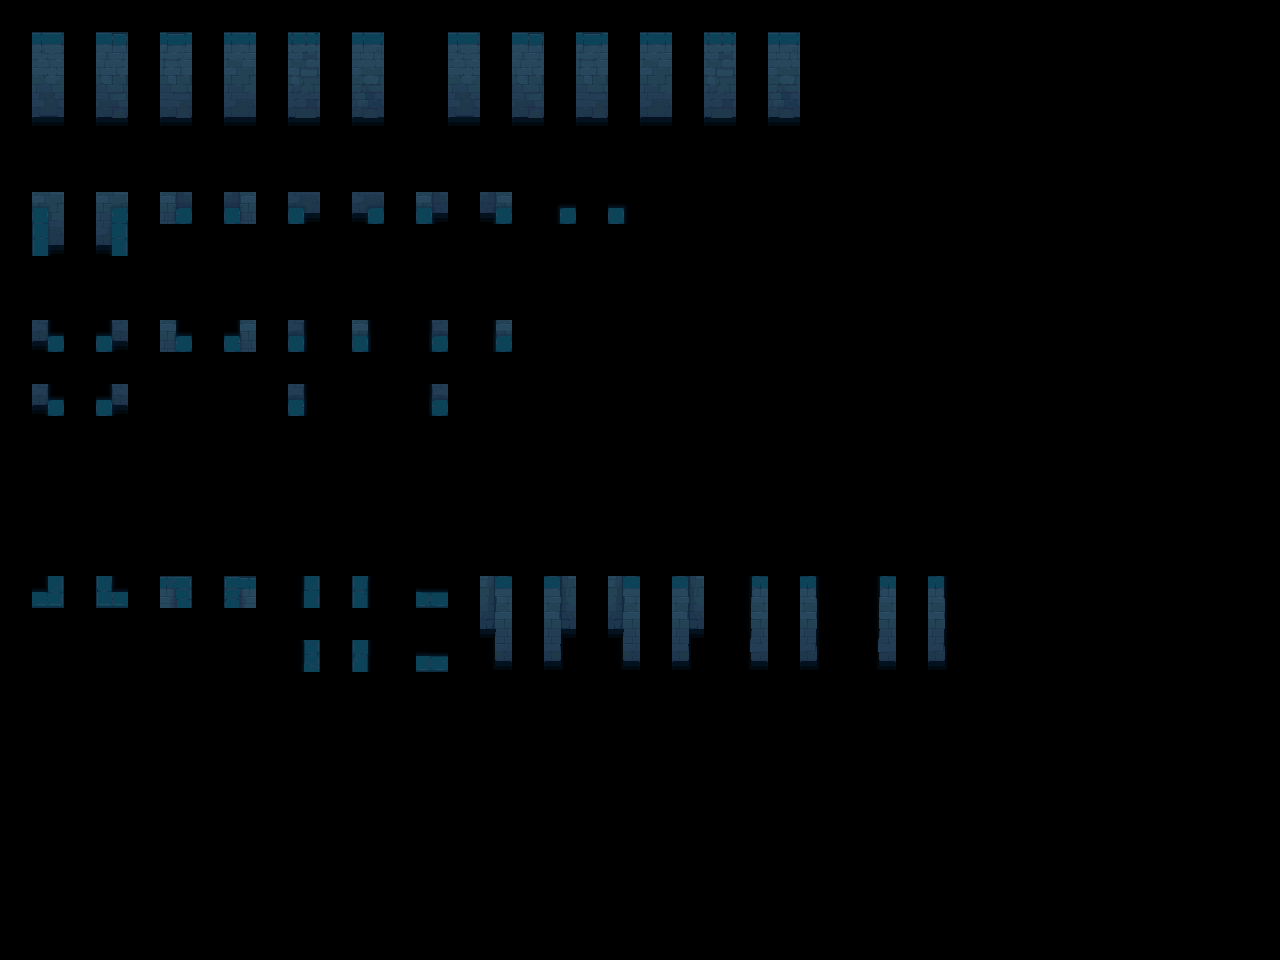

This game map was drawn from its Tiled (.tmx) file and the tilesets committed beside it. A one-line description and the full map source follow:
An orthogonal 40x30 tile map with 32x32 px tiles, 2 tile layers (input_wall-1-2-3, output_wall-1-2-3) and 5 objects.

<map version="1.10" tiledversion="1.11.0" orientation="orthogonal" renderorder="right-down" width="40" height="30" tilewidth="32" tileheight="32" infinite="0" nextlayerid="4" nextobjectid="7">
 <properties>
  <property name="MatchInOrder" type="bool" value="true" />
 </properties>
 <tileset firstgid="1" source="../wall 2.tsx" />
 <layer id="1" name="input_wall-1-2-3" width="40" height="30" opacity="0.83">
  <data encoding="csv">
0,0,0,0,0,0,0,0,0,0,0,0,0,0,0,0,0,0,0,0,0,0,0,0,0,0,0,0,0,0,0,0,0,0,0,0,0,0,0,0,
0,67,0,67,0,67,0,67,0,67,0,67,0,0,67,0,67,0,67,0,67,0,67,0,67,0,0,0,0,0,0,0,0,0,0,0,0,0,0,0,
0,83,0,83,0,83,0,83,0,83,0,83,0,0,83,0,83,0,83,0,83,0,83,0,83,0,0,0,0,0,0,0,0,0,0,0,0,0,0,0,
0,99,0,99,0,99,0,99,0,99,0,99,0,0,99,0,99,0,99,0,99,0,99,0,99,0,0,0,0,0,0,0,0,0,0,0,0,0,0,0,
0,0,0,0,0,0,0,0,0,0,0,0,0,0,0,0,0,0,0,0,0,0,0,0,0,0,0,0,0,0,0,0,0,0,0,0,0,0,0,0,
0,0,0,0,0,0,0,0,0,0,0,0,0,0,0,0,0,0,0,0,0,0,0,0,0,0,0,0,0,0,0,0,0,0,0,0,0,0,0,0,
0,6,0,8,0,12,0,44,0,38,0,40,0,58,0,74,0,17,0,21,0,0,0,0,0,0,0,0,0,0,0,0,0,0,0,0,0,0,0,0,
0,22,0,24,0,0,0,0,0,0,0,0,0,0,0,0,0,0,0,0,0,0,0,0,0,0,0,0,0,0,0,0,0,0,0,0,0,0,0,0,
0,0,0,0,0,0,0,0,0,0,0,0,0,0,0,0,0,0,0,0,0,0,0,0,0,0,0,0,0,0,0,0,0,0,0,0,0,0,0,0,
0,0,0,0,0,0,0,0,0,0,0,0,0,0,0,0,0,0,0,0,0,0,0,0,0,0,0,0,0,0,0,0,0,0,0,0,0,0,0,0,
0,76,0,108,0,109,0,125,0,102,0,118,0,104,0,120,0,0,0,0,0,0,0,0,0,0,0,0,0,0,0,0,0,0,0,0,0,0,0,0,
0,0,0,0,0,0,0,0,0,0,0,0,0,0,0,0,0,0,0,0,0,0,0,0,0,0,0,0,0,0,0,0,0,0,0,0,0,0,0,0,
0,30,0,29,0,0,0,0,0,13,0,0,0,15,0,0,0,0,0,0,0,0,0,0,0,0,0,0,0,0,0,0,0,0,0,0,0,0,0,0,
0,0,0,0,0,0,0,0,0,0,0,0,0,0,0,0,0,0,0,0,0,0,0,0,0,0,0,0,0,0,0,0,0,0,0,0,0,0,0,0,
0,0,0,0,0,0,0,0,0,0,0,0,0,0,0,0,0,0,0,0,0,0,0,0,0,0,0,0,0,0,0,0,0,0,0,0,0,0,0,0,
0,0,0,0,0,0,0,0,0,0,0,0,0,0,0,0,0,0,0,0,0,0,0,0,0,0,0,0,0,0,0,0,0,0,0,0,0,0,0,0,
0,0,0,0,0,0,0,0,0,0,0,0,0,0,0,0,0,0,0,0,0,0,0,0,0,0,0,0,0,0,0,0,0,0,0,0,0,0,0,0,
0,0,0,0,0,0,0,0,0,0,0,0,0,0,0,0,0,0,0,0,0,0,0,0,0,0,0,0,0,0,0,0,0,0,0,0,0,0,0,0,
0,18,0,20,0,50,0,52,0,33,0,37,0,3,0,66,0,68,0,66,0,68,0,49,0,53,0,49,0,53,0,0,0,0,0,0,0,0,0,0,
0,0,0,0,0,0,0,0,0,0,0,0,0,0,0,82,0,84,0,82,0,84,0,65,0,69,0,65,0,69,0,0,0,0,0,0,0,0,0,0,
0,0,0,0,0,0,0,0,0,33,0,37,0,3,0,98,0,100,0,98,0,100,0,81,0,85,0,81,0,85,0,0,0,0,0,0,0,0,0,0,
0,0,0,0,0,0,0,0,0,0,0,0,0,0,0,0,0,0,0,0,0,0,0,0,0,0,0,0,0,0,0,0,0,0,0,0,0,0,0,0,
0,0,0,0,0,0,0,0,0,0,0,0,0,0,0,0,0,0,0,0,0,0,0,0,0,0,0,0,0,0,0,0,0,0,0,0,0,0,0,0,
0,0,0,0,0,0,0,0,0,0,0,0,0,0,0,0,0,0,0,0,0,0,0,0,0,0,0,0,0,0,0,0,0,0,0,0,0,0,0,0,
0,0,0,0,0,0,0,0,0,0,0,0,0,0,0,0,0,0,0,0,0,0,0,0,0,0,0,0,0,0,0,0,0,0,0,0,0,0,0,0,
0,0,0,0,0,0,0,0,0,0,0,0,0,0,0,0,0,0,0,0,0,0,0,0,0,0,0,0,0,0,0,0,0,0,0,0,0,0,0,0,
0,0,0,0,0,0,0,0,0,0,0,0,0,0,0,0,0,0,0,0,0,0,0,0,0,0,0,0,0,0,0,0,0,0,0,0,0,0,0,0,
0,0,0,0,0,0,0,0,0,0,0,0,0,0,0,0,0,0,0,0,0,0,0,0,0,0,0,0,0,0,0,0,0,0,0,0,0,0,0,0,
0,0,0,0,0,0,0,0,0,0,0,0,0,0,0,0,0,0,0,0,0,0,0,0,0,0,0,0,0,0,0,0,0,0,0,0,0,0,0,0,
0,0,0,0,0,0,0,0,0,0,0,0,0,0,0,0,0,0,0,0,0,0,0,0,0,0,0,0,0,0,0,0,0,0,0,0,0,0,0,0
</data>
 </layer>
 <layer id="2" name="output_wall-1-2-3" width="40" height="30">
  <data encoding="csv">
0,0,0,0,0,0,0,0,0,0,0,0,0,0,0,0,0,0,0,0,0,0,0,0,0,0,0,0,0,0,0,0,0,0,0,0,0,0,0,0,
0,145,0,146,0,147,0,148,0,149,0,150,0,0,152,0,153,0,154,0,155,0,156,0,157,0,0,0,0,0,0,0,0,0,0,0,0,0,0,0,
0,161,0,162,0,163,0,164,0,165,0,166,0,0,168,0,169,0,170,0,171,0,172,0,173,0,0,0,0,0,0,0,0,0,0,0,0,0,0,0,
0,177,0,178,0,179,0,180,0,181,0,182,0,0,184,0,185,0,186,0,187,0,188,0,189,0,0,0,0,0,0,0,0,0,0,0,0,0,0,0,
0,0,0,0,0,0,0,0,0,0,0,0,0,0,0,0,0,0,0,0,0,0,0,0,0,0,0,0,0,0,0,0,0,0,0,0,0,0,0,0,
0,0,0,0,0,0,0,0,0,0,0,0,0,0,0,0,0,0,0,0,0,0,0,0,0,0,0,0,0,0,0,0,0,0,0,0,0,0,0,0,
0,7,0,9,0,28,0,60,0,39,0,41,0,59,0,75,0,2,0,4,0,0,0,0,0,0,0,0,0,0,0,0,0,0,0,0,0,0,0,0,
0,23,0,25,0,0,0,0,0,0,0,0,0,0,0,0,0,0,0,0,0,0,0,0,0,0,0,0,0,0,0,0,0,0,0,0,0,0,0,0,
0,0,0,0,0,0,0,0,0,0,0,0,0,0,0,0,0,0,0,0,0,0,0,0,0,0,0,0,0,0,0,0,0,0,0,0,0,0,0,0,
0,0,0,0,0,0,0,0,0,0,0,0,0,0,0,0,0,0,0,0,0,0,0,0,0,0,0,0,0,0,0,0,0,0,0,0,0,0,0,0,
0,92,0,124,0,110,0,126,0,103,0,119,0,105,0,121,0,0,0,0,0,0,0,0,0,0,0,0,0,0,0,0,0,0,0,0,0,0,0,0,
0,0,0,0,0,0,0,0,0,0,0,0,0,0,0,0,0,0,0,0,0,0,0,0,0,0,0,0,0,0,0,0,0,0,0,0,0,0,0,0,
0,46,0,45,0,0,0,0,0,14,0,0,0,16,0,0,0,0,0,0,0,0,0,0,0,0,0,0,0,0,0,0,0,0,0,0,0,0,0,0,
0,0,0,0,0,0,0,0,0,0,0,0,0,0,0,0,0,0,0,0,0,0,0,0,0,0,0,0,0,0,0,0,0,0,0,0,0,0,0,0,
0,0,0,0,0,0,0,0,0,0,0,0,0,0,0,0,0,0,0,0,0,0,0,0,0,0,0,0,0,0,0,0,0,0,0,0,0,0,0,0,
0,0,0,0,0,0,0,0,0,0,0,0,0,0,0,0,0,0,0,0,0,0,0,0,0,0,0,0,0,0,0,0,0,0,0,0,0,0,0,0,
0,0,0,0,0,0,0,0,0,0,0,0,0,0,0,0,0,0,0,0,0,0,0,0,0,0,0,0,0,0,0,0,0,0,0,0,0,0,0,0,
0,0,0,0,0,0,0,0,0,0,0,0,0,0,0,0,0,0,0,0,0,0,0,0,0,0,0,0,0,0,0,0,0,0,0,0,0,0,0,0,
0,193,0,194,0,209,0,210,0,195,0,196,0,197,0,198,0,199,0,200,0,201,0,202,0,203,0,204,0,205,0,0,0,0,0,0,0,0,0,0,
0,0,0,0,0,0,0,0,0,0,0,0,0,0,0,214,0,215,0,216,0,217,0,218,0,219,0,220,0,221,0,0,0,0,0,0,0,0,0,0,
0,0,0,0,0,0,0,0,0,211,0,212,0,213,0,230,0,231,0,232,0,233,0,234,0,235,0,236,0,237,0,0,0,0,0,0,0,0,0,0,
0,0,0,0,0,0,0,0,0,0,0,0,0,0,0,0,0,0,0,0,0,0,0,0,0,0,0,0,0,0,0,0,0,0,0,0,0,0,0,0,
0,0,0,0,0,0,0,0,0,0,0,0,0,0,0,0,0,0,0,0,0,0,0,0,0,0,0,0,0,0,0,0,0,0,0,0,0,0,0,0,
0,0,0,0,0,0,0,0,0,0,0,0,0,0,0,0,0,0,0,0,0,0,0,0,0,0,0,0,0,0,0,0,0,0,0,0,0,0,0,0,
0,0,0,0,0,0,0,0,0,0,0,0,0,0,0,0,0,0,0,0,0,0,0,0,0,0,0,0,0,0,0,0,0,0,0,0,0,0,0,0,
0,0,0,0,0,0,0,0,0,0,0,0,0,0,0,0,0,0,0,0,0,0,0,0,0,0,0,0,0,0,0,0,0,0,0,0,0,0,0,0,
0,0,0,0,0,0,0,0,0,0,0,0,0,0,0,0,0,0,0,0,0,0,0,0,0,0,0,0,0,0,0,0,0,0,0,0,0,0,0,0,
0,0,0,0,0,0,0,0,0,0,0,0,0,0,0,0,0,0,0,0,0,0,0,0,0,0,0,0,0,0,0,0,0,0,0,0,0,0,0,0,
0,0,0,0,0,0,0,0,0,0,0,0,0,0,0,0,0,0,0,0,0,0,0,0,0,0,0,0,0,0,0,0,0,0,0,0,0,0,0,0,
0,0,0,0,0,0,0,0,0,0,0,0,0,0,0,0,0,0,0,0,0,0,0,0,0,0,0,0,0,0,0,0,0,0,0,0,0,0,0,0
</data>
 </layer>
 <objectgroup id="3" name="rule_options" offsetx="-10.6667" offsety="-16.6667">
  <object id="1" x="22" y="28" width="131" height="124.667">
   <properties>
    <property name="Disabled" type="bool" value="false" />
    <property name="Probability" type="float" value="0.4" />
   </properties>
  </object>
  <object id="2" x="28" y="180.667" width="917.333" height="320">
   <properties>
    <property name="Disabled" type="bool" value="false" />
    <property name="Probability" type="float" value="0.25" />
   </properties>
  </object>
  <object id="4" x="29.6667" y="568.333" width="955" height="178.333">
   <properties>
    <property name="Probability" type="float" value="0.25" />
   </properties>
  </object>
  <object id="5" x="448.667" y="28.6667" width="497" height="129">
   <properties>
    <property name="Probability" type="float" value="0.15" />
   </properties>
  </object>
  <object id="6" x="162.667" y="29" width="243.333" height="123.667">
   <properties>
    <property name="Probability" type="float" value="0.25" />
   </properties>
  </object>
 </objectgroup>
</map>
